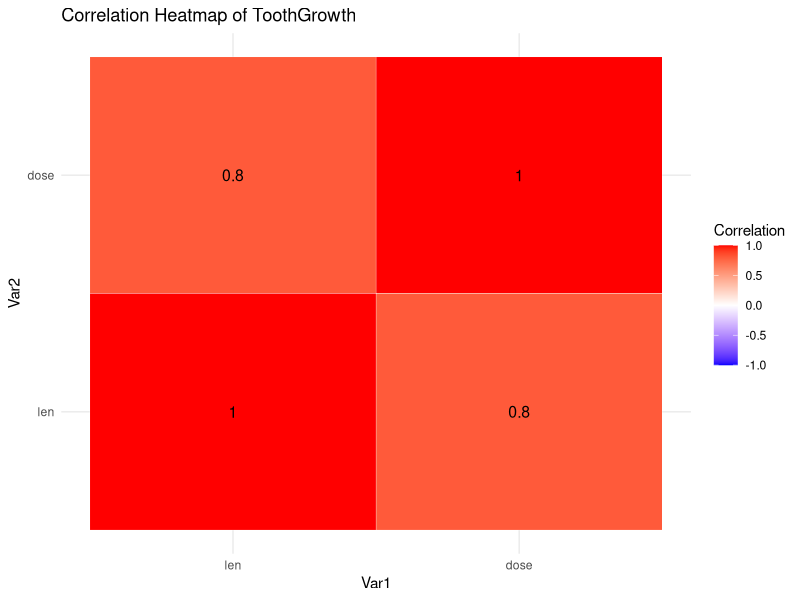
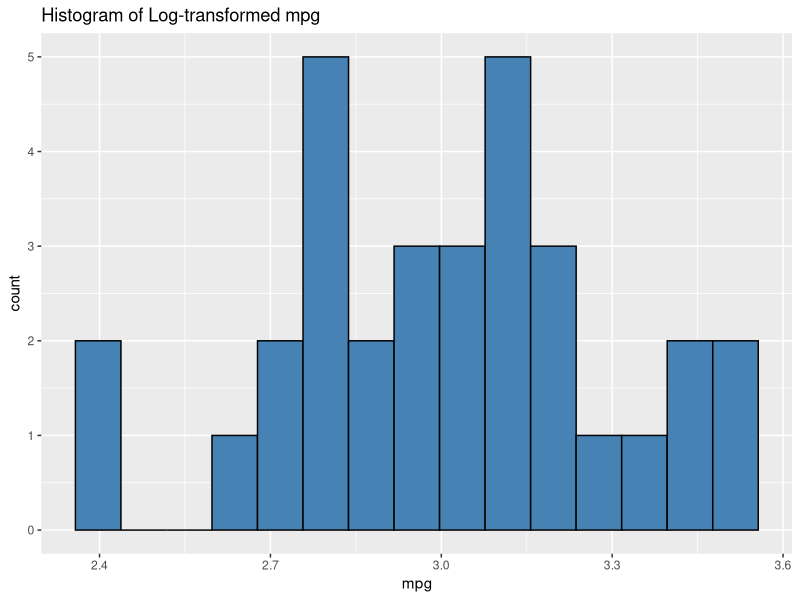
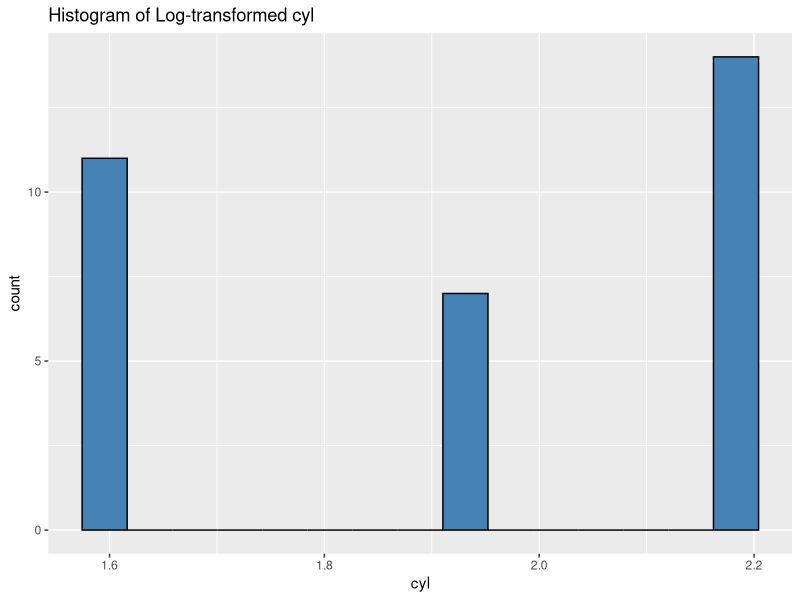
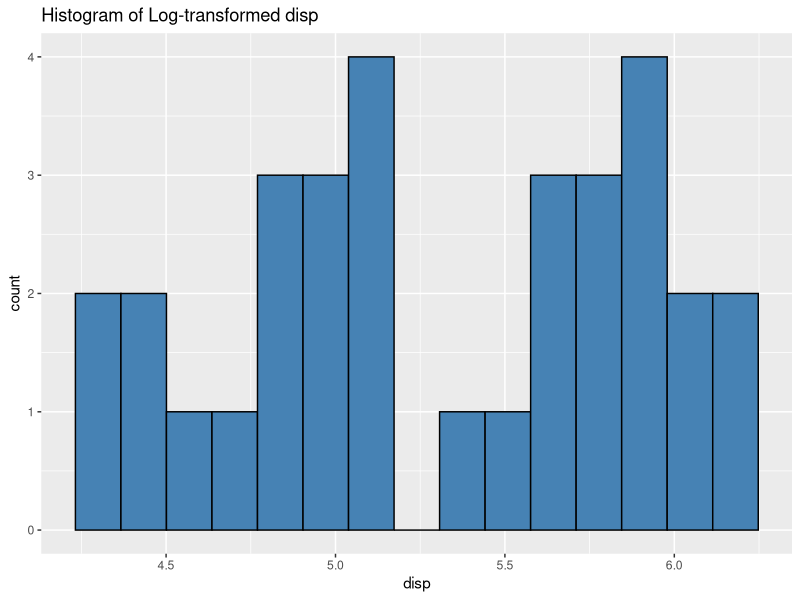
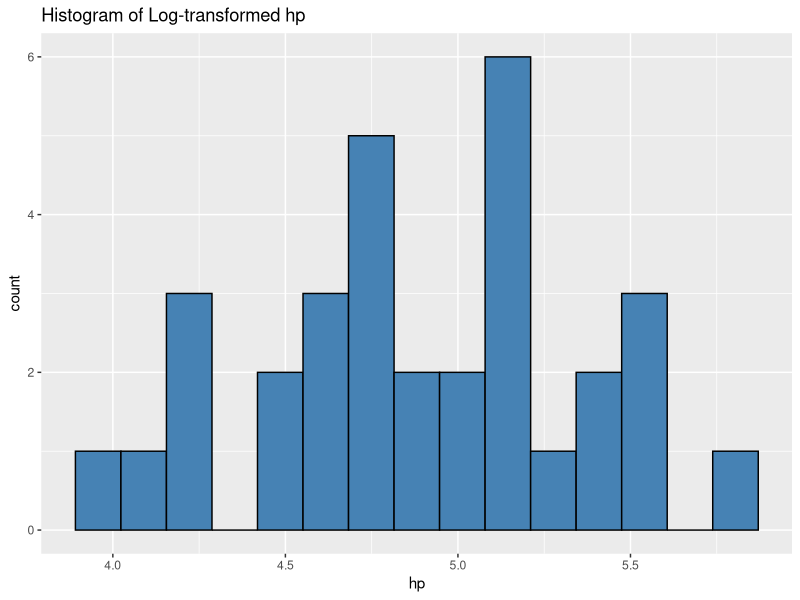
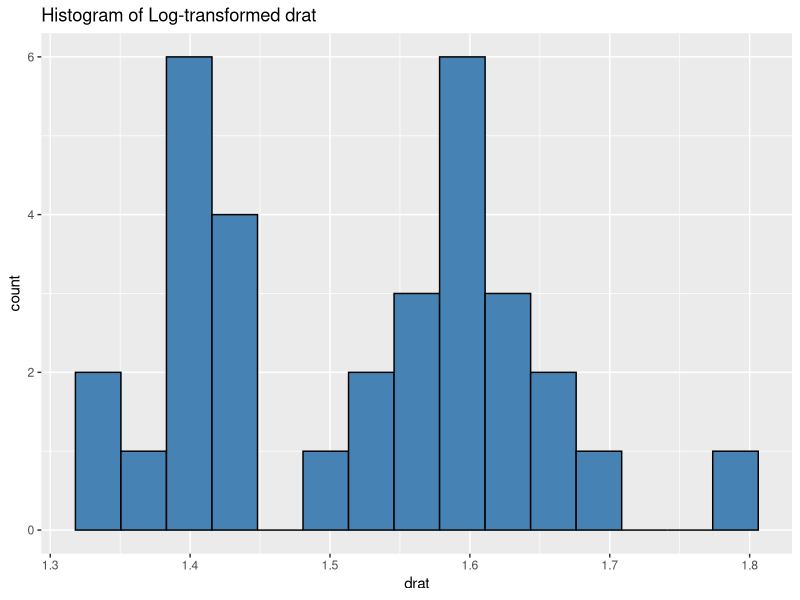
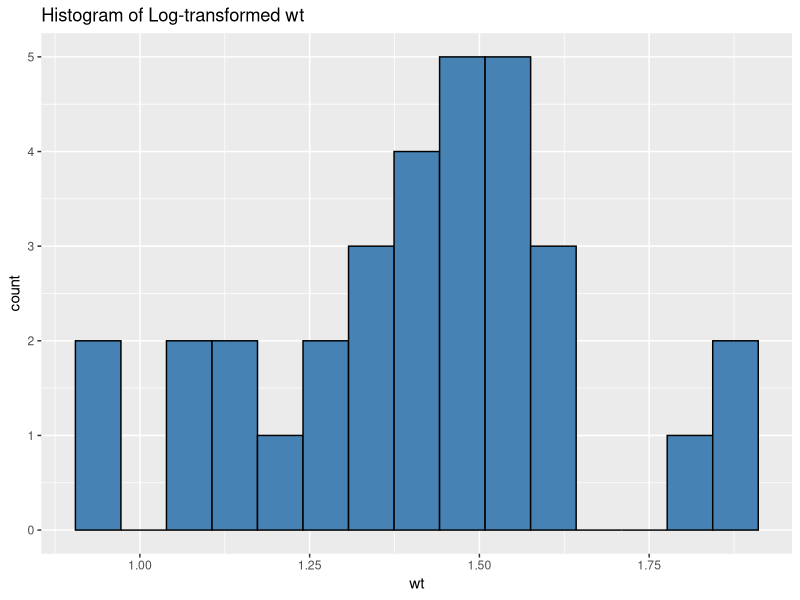
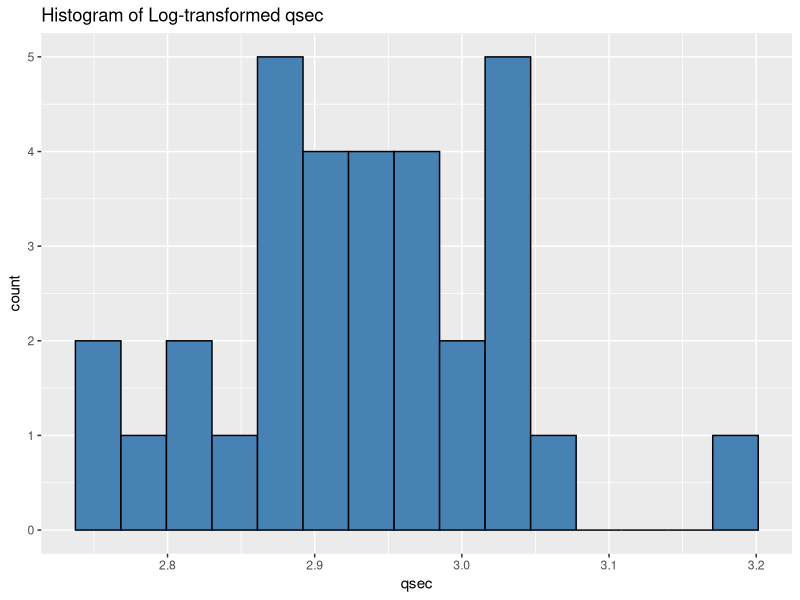

Write the R code that produced these figures, in order.

library(ggplot2)
library(reshape2)
library(datasets)


# Activity 1

data("ToothGrowth")
head(ToothGrowth)

# Select numeric columns
numeric_data <- ToothGrowth[, sapply(ToothGrowth, is.numeric)]

# Compute correlation matrix
cor_matrix <- cor(numeric_data)
print("Correlation Matrix:")
print(cor_matrix)

# Melt correlation matrix for ggplot
cor_melt <- melt(cor_matrix)

# Plot correlation heatmap
heatmap_plot <- ggplot(cor_melt, aes(Var1, Var2, fill = value)) +
  geom_tile(color = "white") +
  scale_fill_gradient2(low = "blue", high = "red", mid = "white", 
                       midpoint = 0, limit = c(-1,1), space = "Lab",
                       name="Correlation") +
  theme_minimal() +
  geom_text(aes(label = round(value,2)), color = "black", size = 4) +
  labs(title = "Correlation Heatmap of ToothGrowth")

# Save heatmap to file
ggsave("ToothGrowth_heatmap.png", plot = heatmap_plot, width = 6, height = 5)
cat("Heatmap saved as ToothGrowth_heatmap.png\n\n")


# Activity 2:

data("mtcars")
head(mtcars)

# --- Log Transformation ---
log_scaled <- log(mtcars + 1)
cat("Log-transformed mtcars (first 5 rows):\n")
print(head(log_scaled, 5))

# Plot histograms for log-scaled mtcars
for (col in colnames(log_scaled)) {
  p <- ggplot(log_scaled, aes_string(x = col)) +
    geom_histogram(bins = 15, fill = "steelblue", color = "black") +
    labs(title = paste("Histogram of Log-transformed", col))
  ggsave(paste0("LogHist_", col, ".png"), plot = p, width = 5, height = 4)
}

# --- Standard Scaling (Z-score) ---
standard_scaled <- scale(mtcars)
cat("\nStandard-scaled mtcars (first 5 rows):\n")
print(head(standard_scaled, 5))

# Convert to data.frame for ggplot
standard_scaled_df <- as.data.frame(standard_scaled)
for (col in colnames(standard_scaled_df)) {
  p <- ggplot(standard_scaled_df, aes_string(x = col)) +
    geom_histogram(bins = 15, fill = "darkgreen", color = "black") +
    labs(title = paste("Histogram of Standard-scaled", col))
  ggsave(paste0("StdHist_", col, ".png"), plot = p, width = 5, height = 4)
}

# --- Min-Max Scaling ---
min_max_scaled <- as.data.frame(lapply(mtcars, function(x) (x - min(x))/(max(x) - min(x))))
cat("\nMin-max scaled mtcars (first 5 rows):\n")
print(head(min_max_scaled, 5))

# Plot histograms for min-max scaled mtcars
for (col in colnames(min_max_scaled)) {
  p <- ggplot(min_max_scaled, aes_string(x = col)) +
    geom_histogram(bins = 15, fill = "orange", color = "black") +
    labs(title = paste("Histogram of Min-Max scaled", col))
  ggsave(paste0("MinMaxHist_", col, ".png"), plot = p, width = 5, height = 4)
}


# Observations

cat("\nComparison Observation:\n")
cat("1. Log transformation reduces skewness and compresses large values.\n")
cat("2. Standard scaling centers values at 0 and scales by SD, preserving distribution shape.\n")
cat("3. Min-max scaling rescales values to [0,1], sensitive to outliers but useful for bounded input requirements.\n")
cat("\nAll plots are saved to PNG files in the working directory.\n")

# DISCUSSION: ACTIVITY 1 - TOOTHGROWTH INSIGHTS
#
# 1. POSITIVE RELATIONSHIP (Dose vs Length):
#    The results indicate a clear positive relationship between 'dose' 
#    and 'len'[cite: 876]. As the dosage of Vitamin C increases, the 
#    tooth length of guinea pigs also tends to increase accordingly.
#
# 2. EFFECT OF SUPPLEMENT TYPE:
#    After encoding 'supp' into numeric form, the correlation analysis 
#    allows us to examine whether the type of supplement (OJ vs VC) 
#    contributes linearly to tooth growth in addition to the dosage[cite: 876].
#
# 3. HEATMAP INTERPRETATION:
#    The heatmap further supports that 'dose' plays a dominant role in 
#    influencing 'len'[cite: 876]. Stronger color intensity shows that 
#    higher dosage levels (from 0.5 up to 2.0) are associated with greater 
#    tooth growth.
#
# 4. DATA SCIENCE IMPLICATION:
#    From these observations, 'dose' can be considered a key feature for 
#    predictive models. Identifying such relationships is important before 
#    proceeding with preprocessing steps like normalization or applying 
#    machine learning techniques[cite: 877].
